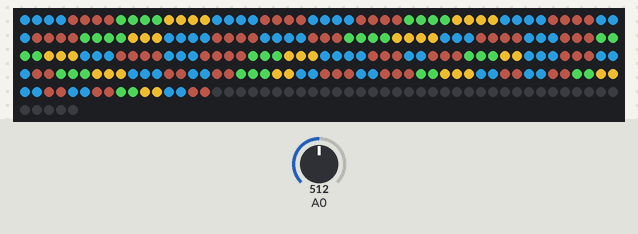
This sketch was run on a simulated Arduino Uno, built with avr-gcc and run on an emulated ATmega328P. On the bench: 255 RGB LEDs in strip order, left to right, continuing on the next row. Inputs (shaded band) come from the test bench; at power-on: A0 = 512. What the sketch prints to the serial monitor is not drawn.

Above: at 0.2 s.

The sketch:

lighting-controller.ino
```cpp
#include <FastLED.h>

#define LED_DATA 5
#define LED_CLOCK 4

#define MAX_KEY_LEN 8
#define MAX_VAL_LEN 7

#include "SerialController.h"
SerialController serialController;

#include "SoyaDisk.h"

Disk disk;
CRGB leds[SOYA_NUM_LEDS];

char genome[] = { 'A', 'A', 'A', 'A', 'A', 'A', 0 };

/*
CRGB colorA = CRGB(0xff, 0x00, 0x00); // #ff0000 (red)
CRGB colorT = CRGB(0x22, 0xca, 0xb1); // #22cab1 (cyan)
CRGB colorG = CRGB(0xa4, 0x00, 0xb1); // #a400b1 (purple)
CRGB colorC = CRGB(0xf4, 0xdc, 0x00); // #f4dc00 (yellow)
*/


CRGB colorA = CRGB(0x4a, 0x22, 0x1d); // #ff0000 (brown)
CRGB colorT = CRGB(0x2f, 0x82, 0x37); // #22cab1 (green)
CRGB colorG = CRGB(0x1c, 0x6d, 0x9c); // #a400b1 (blue)
CRGB colorC = CRGB(0xcb, 0xa0, 0x29); // #f4dc00 (yellow)


void printId(byte id[5]) {
    Serial.print("[ ");
    for(int i=0; i<6; i++) {
	Serial.print(id[i], HEX); Serial.print(" ");
    }
    Serial.println("]");
}

void processGenome(char *update) {
    int length = strlen(update);
    length = length < 6 ? length : 6;
    for (int i=0; i<length; i++)
	genome[i] = update[i];
    updateDiskFromGenome(disk);
    FastLED.show();
    serialController.sendMessage("update-genome", genome);
}

void setup() {
    serialController.setup(115200, false);
    serialController.sendMessage("begin-setup");

    serialController.sendMessage("allocate-memory");
    disk.setup(leds);
    serialController.sendMessage("setup leds");
    FastLED.addLeds<APA102, LED_DATA, LED_CLOCK, BGR>(leds, SOYA_NUM_LEDS);

    delay(100);
    serialController.sendMessage("add LEDs");
    processGenome("GATCGA");
    FastLED.show();

    serialController.sendMessage("finish-setup", 1);
    serialController.addCallback("genome", processGenome);
}

CRGB baseColor(char base) {
    switch(base) {
    case 'A':
	return colorA;
    case 'G':
	return colorG;
    case 'T':
	return colorT;
    case 'C':
	return colorC;
    default:
	return CRGB::Black;
    }
}

void updateDiskFromGenome(Disk& disk) {
    const int smallWedge = 21;
    const int largeWedge = 128;
    int offset = 0;

    for (int i=0; i<6; i++) {
	disk.wedge(offset, offset+smallWedge, baseColor(genome[i]));
	disk.wedge(offset + largeWedge, offset+largeWedge+smallWedge, baseColor(genome[i]));
	disk.wedge(offset + 2*largeWedge, offset+(2*largeWedge)+smallWedge, baseColor(genome[i]));
	offset += smallWedge;
    }

    for (int i=6; i<10; i++)
	disk[i].setAll(CRGB::Black);
}

void loop() {
    serialController.update();

    uint8_t brightness = analogRead(A0) >> 2;
    FastLED.setBrightness(dim8_raw(brightness));
}
```

SerialController.h
```cpp
#ifndef SERIAL_CONTROLLER_H
#define SERIAL_CONTROLLER_H

#include <Arduino.h>
#include <string.h>

#ifndef MAX_KEY_LEN
#define MAX_KEY_LEN 32
#endif

#ifndef MAX_VAL_LEN
#define MAX_VAL_LEN 32
#endif

#define MAX_MSG_LEN (MAX_KEY_LEN + MAX_VAL_LEN + 3)

typedef void (*voidCallback)();
typedef void (*stringCallback)(char*);
typedef void (*intCallback)(int);
typedef void (*floatCallback)(float);

void strappend(char *str, char c, int maxLength)
{
  snprintf(str, maxLength, "%s%c", str, c);
}

/* ~~~~~~~~~~~~~~~~~~~~~~~~~~~~~~~~~~~~~~~~~~~~~~~~~~~~~~~~~~~~~~~~
 *
 * SerialCallback
 *
 * ~~~~~~~~~~~~~~~~~~~~~~~~~~~~~~~~~~~~~~~~~~~~~~~~~~~~~~~~~~~~~~~~
 */

struct SerialCallback {
  char key[MAX_KEY_LEN];

  typedef enum {
    VOID,
    STRING,
    INT,
    FLOAT
  } ValueType;

  ValueType valueType;

  union {
    voidCallback v;
    stringCallback s;
    intCallback i;
    floatCallback f;
  } callback;

  void respond(char *value) {
    switch (valueType) {
    case VOID:
      callback.v();
      break;

    case STRING:
      callback.s(value);
      break;

    case INT:
      callback.i(atoi(value));
      break;

    case FLOAT:
      callback.f(atof(value));
      break;

    default:
      // bad valueType, do nothing
      break;
    }
  }
};


/* ~~~~~~~~~~~~~~~~~~~~~~~~~~~~~~~~~~~~~~~~~~~~~~~~~~~~~~~~~~~~~~~~
 *
 * SerialController
 *
 * ~~~~~~~~~~~~~~~~~~~~~~~~~~~~~~~~~~~~~~~~~~~~~~~~~~~~~~~~~~~~~~~~
 */

#ifndef SERIALCONTROLLER_MAX_CALLBACKS
#define SERIALCONTROLLER_MAX_CALLBACKS 16
#endif

// helper to define repetitious addCallback overloads
#define addCallbackDef(cbType, valType, u)				\
  void addCallback(const char *keyString, cbType callback) {		\
    SerialCallback *cb = callbacks + numCallbacks;			\
    strncpy(cb->key, keyString, MAX_KEY_LEN);			\
    cb->valueType = SerialCallback::ValueType::valType;			\
    cb->callback.u = callback;						\
    numCallbacks++;							\
    Serial.print("{added-callback:");					\
    Serial.print(keyString);						\
    Serial.println("}");						\
  }

class SerialController {
private:
  enum {
    WAIT_FOR_START,
    PARSE_KEY,
    PARSE_VALUE,
    N_PARSE_STATES
  } state;


  int numCallbacks;
  SerialCallback callbacks[SERIALCONTROLLER_MAX_CALLBACKS];
  char key[MAX_KEY_LEN];
  char value[MAX_VAL_LEN];
  bool steleProtocol;

  void waitForSerial(long baudrate) {
    Serial.begin(baudrate);
    while(!Serial);

    // wait for handshake if using steleProtocol
    while(!handshake && steleProtocol) {
      if (Serial.available() && Serial.read() == '{') {
	handshake = true;
	sendMessage("arduino-ready","1");
      }
    }
  }


  void lookupAndRunCallback() {
    if (steleProtocol && strcmp(key, "wake-arduino") == 0) {
      sendMessage("arduino-ready", "1");
      return;
    }

    for (int i=0; i<numCallbacks; i++) {
      sendMessage("check-callback", callbacks[i].key);
      if (strcmp(key, callbacks[i].key) == 0) {
	callbacks[i].respond(value);
	return;
      }
    }

    if (errorResponse) {
      sendMessage("unknown-command", key);
    }
  }


public:
  bool handshake;
  bool errorResponse;

  SerialController() { state = WAIT_FOR_START; numCallbacks = 0; }

  void setup(long baudrate=115200, bool steleProtocol=true) {
    this->steleProtocol = steleProtocol;
    errorResponse = true;
    waitForSerial(baudrate);
  }


  // overloaded callback-adding functions
  addCallbackDef(voidCallback, VOID, v)
  addCallbackDef(stringCallback, STRING, s)
  addCallbackDef(intCallback, INT, i)
  addCallbackDef(floatCallback, FLOAT, f)


  // message sending
  void sendMessage(char *messageKey, char *messageValue) {
    Serial.print("{");
    Serial.print(messageKey);
    Serial.print(":");
    Serial.print(messageValue);
    Serial.println("}");
  }

  void sendMessage(char *messageKey) {
    sendMessage(messageKey, "1");
  }

  void sendMessage(char *messageKey, int messageValue) {
    char value[MAX_VAL_LEN];
    snprintf(value, MAX_VAL_LEN, "%d", messageValue);
    sendMessage(messageKey, value);
  }


  void sendMessage(char *messageKey, float messageValue) {
    char value[MAX_VAL_LEN];
    snprintf(value, MAX_VAL_LEN, "%f", messageValue);
    sendMessage(messageKey, value);
  }


  // updating
  void update() {
    while (Serial.available() > 0) {
      char c = Serial.read();
      switch (state) {
      case WAIT_FOR_START:
	if (c == '{') {
	  memset(key, 0, MAX_KEY_LEN);
	  memset(value, 0, MAX_KEY_LEN);
	  state = PARSE_KEY;
	}
	break;

      case PARSE_KEY:
	if (c == '{') {
	  state = PARSE_KEY;
	}
	else if (c == ':') {
	  state = PARSE_VALUE;
	}
	else if (c == '}') {
	  // malformed input, look for next token
	  state = WAIT_FOR_START;
	}
	else {
	  strappend(key, c, MAX_KEY_LEN);
	}
	break;

      case PARSE_VALUE:
	if (c == '}') {
	  lookupAndRunCallback();
	  state = WAIT_FOR_START;
	}
	else {
	  strappend(value, c, MAX_VAL_LEN);
	}
	break;

      default:
	// something's gone wrong, reset
	state = WAIT_FOR_START;
	break;
      }
    }
  }
};

#endif
```

SoyaDisk.h
```cpp
#ifndef SOYA_DISK_H
#define SOYA_DISK_H

#ifndef LED_DATA
#define LED_DATA 4
#endif

#ifndef LED_CLOCK
#define LED_CLOCK 5
#endif

#define SOYA_NUM_LEDS 255

class Ring {
private:
   CRGB *m_leds;
   int size;

   uint8_t angleToIndex(uint8_t angle) {
      uint8_t index = ( ((unsigned int) angle) * (1+size) ) >> 8;
      return index;
   }

public:

   void setup(CRGB *led_array, int ring_size) {
      m_leds = led_array;
      size = ring_size;
   }

   int getSize() { return size; }

   void set(uint8_t index, CRGB value) { m_leds[index] = value; }
   void setAll(CRGB value) {
      for (int i=0; i<size; i++)
	 m_leds[i] = value;
   }

   void setAngle(uint8_t angle, CRGB value) {
      m_leds[angleToIndex(angle)] = value;
   }
   void setAngleRange(uint8_t a0, uint8_t a1, CRGB value) {
      if (a1 < a0) {
	 setAngleRange(0, a1, value);
	 a1 = 255;
      }

      int startIndex = angleToIndex(a0);
      int stopIndex = angleToIndex(a1);

      for (int i=startIndex; i<stopIndex; i++)
	 m_leds[i] = value;
   }
};


class Disk {
private:
   Ring rings[10];
   CRGB *m_leds;

public:
   static const int ARRAY_SIZE = 255;

   void setup(CRGB *led_array) {
      m_leds = led_array;

      int offset = 0;
      const int ringSizes[10] = { 48, 44, 40, 32, 28, 24, 20, 12, 6, 1 };

      for (int i=0; i<10; i++) {
	 rings[i].setup(m_leds + offset, ringSizes[i]);
	 offset += ringSizes[i];
      }
   }

   void setAll(CRGB color) {
      for (int i=0; i<SOYA_NUM_LEDS; i++)
	 m_leds[i] = color;
   }

   void wedge(uint8_t a0, uint8_t a1, CRGB value) {
      for (int i=0; i<10; i++)
	 rings[i].setAngleRange(a0, a1, value);
   }

   Ring& operator[](int index) {
      return rings[index];
   }
};

#endif
```
